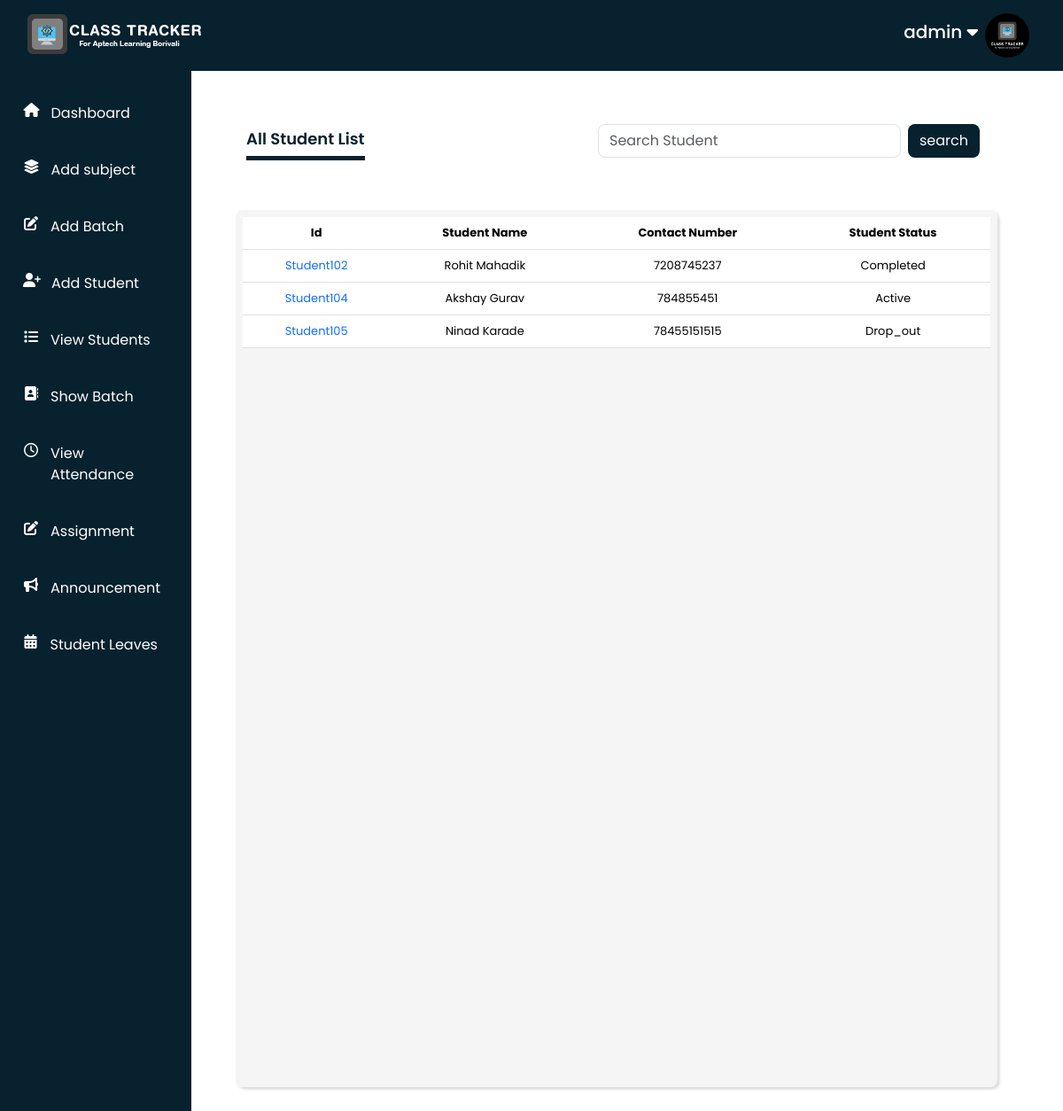
The page /teacher/viewallstudent/ (signed in) on the database its author committed.
### Teacher/models.py (models this page shows, shortened)
class AddStudent(models.Model):
    user = models.OneToOneField(User,on_delete=models.PROTECT,primary_key=True)
    student_id = models.CharField(max_length=100,unique=True)
    student_batch = models.ForeignKey(AddBatch,on_delete=models.SET_NULL,null=True,blank=True)
    student_name = models.CharField(max_length=100)
    student_number = models.PositiveIntegerField()
    student_gender = models.CharField(max_length=100)
    student_dob = models.DateField()
    student_address = models.CharField(max_length=300)
    student_image = models.ImageField(upload_to='profile_image',blank=True)
    student_status = models.CharField(max_length=100)

### Teacher/views.py (the view)
# urls.py: path('viewallstudent/', views.view_all_student,name='viewallstudent'),
def view_all_student(request):
    if request.user.is_authenticated and request.user.is_superuser == True:
        stud_data = AddStudent.objects.get(user=request.user)
        StudentInfo=AddStudent.objects.all()[1::]
    else:
        messages.success(request,"YOU DON'T HAVE AN ACCESS TO MANAGE THIS AUTHERITY")
        return redirect("access_denied")
    return render(request,"Teacher/view_all_student.html",{"studInfo":StudentInfo, 'stud_data':stud_data, 'name':request.user,})

### Teacher/templates/Teacher/view_all_student.html (shortened to what this page needs)
{% extends "Teacher/base.html" %}
{% load static %}
{% block content %}
<div class="list-student container">
    <h4 class="mt-3 pb-2 borderline textcolor">All Student List</h4>
    <form action="{% url "searchstudent" %}" method="POST" class="d-flex" novalidate>
      <input class="stud-name-input form-control rounded-3" type="text" placeholder="Search Student" id="search" name="search">
      <input class="stud-input-button btn buttoncolor rounded-3 mx-2" type="submit" value="search">
    </form>
</div>
<div class="all-student-list container formbgcolor p-2 formshadow mt-5 rounded-3">
    <div class="row">
          <div class="container">
            <table class="table table-hover">
              <thead>
                <tr class="text-center">
                  <th scope="col">Id</th>
                  <th scope="col">Student Name</th>
                  <th scope="col">Contact Number</th>
                  <th scope="col">Student Status</th>
                </tr>
              </thead>
              <tbody>
              {% for s in studInfo %}
              <tr>
              <td class="align-middle text-center"><a class="text-primary" href="{% url 'updatestudent' s.student_id %}">{{s.student_id}}</a></td>
              <td class="align-middle text-center">{{s.student_name}}</td>
              <td class="align-middle text-center">{{s.student_number}}</td>
              <td class="align-middle text-center">{{s.student_status}}</td>
              </tr>
              {% endfor %}
              </tbody>
            </table>
        </div>
</div>
{% endblock content %}

### Teacher/templates/Teacher/base.html (shortened to what this page needs)
{% load static %}
<html lang="en">
<head>
	<link rel="stylesheet" href="{% static 'Teacher/css/bootstrap.css' %}">
	<link rel="stylesheet" href="{% static 'Teacher/css/style.css' %}">
	<link rel="stylesheet" href="https://cdnjs.cloudflare.com/ajax/libs/font-awesome/6.6.0/css/all.min.css"/>
</head>
<body>
		<div class="dashboard">
			<div class="navbar">
				{% include "Teacher/navbar.html" %}
			</div>
			<div class="screen">
				<div class="sidebar">
					{% include "Teacher/sidebar.html" %}
				</div>
				<div class="main-block">
					{% block content %}
					{% endblock content %}
				</div>
			</div>
		</div>
</body>
</html>

### Teacher/templates/Teacher/navbar.html (shortened to what this page needs)
{% load static %}
<nav class="navbar-container">
	<div class="navbar-img"><img src="{% static "Teacher/images/Navbar-logo.png" %}" alt="" srcset=""></div>
	<div class="personal-info">
		<h2>{{name}}  <i class="fa-solid fa-caret-down"></i></h2>
		<div class="img-section mx-2">
			{% if stud_data.student_image %}
			<img src="{{stud_data.student_image.url}}" alt="">
			{% else %}
			<img src="{% static 'Teacher/images/user-default.png' %}" alt="Not Img">
			{% endif %}
		</div>
	</div>
</nav>

### Teacher/templates/Teacher/sidebar.html (shortened to what this page needs)
{% load static %}
<div class="start-box mt-3">
	{% if request.user.is_superuser == True %}
	<div class="link">
		<div class="nav-icon">
			<i class="fa-solid fa-house"></i>
		</div>
		<div class="nav-link">
			<a href="{% url 'dashboardteacher' %}" class="sidebar-links">Dashboard</a>
		</div>
	</div>
	<div class="link">
		<div class="nav-icon">
			<i class="fa-solid fa-layer-group"></i>
		</div>
		<div class="nav-link">
			<a href="{% url 'addsubject' %}" class="sidebar-links">Add subject</a>
		</div>
	</div>
	<div class="link">
		<div class="nav-icon">
			<i class="fa-solid fa-pen-to-square"></i>
		</div>
		<div class="nav-link">
			<a href="{% url 'addbatch' %}" class="sidebar-links">Add Batch</a>
		</div>
	</div>
	<div class="link">
		<div class="nav-icon">
			<i class="fa-solid fa-user-plus"></i>
		</div>
		<div class="nav-link">
			<a href="{% url 'addstudent' %}" class="sidebar-links">Add Student</a>
		</div>
	</div>
	<div class="link">
		<div class="nav-icon">
			<i class="fa-solid fa-list"></i>
		</div>
		<div class="nav-link">
			<a href="{% url 'viewallstudent' %}" class="sidebar-links">View Students</a>
		</div>
	</div>
	<div class="link">
		<div class="nav-icon">
			<i class="fa-solid fa-address-book"></i>
		</div>
		<div class="nav-link">
			<a href="{% url 'showbatch' %}" class="sidebar-links">Show Batch</a>
		</div>
	</div>
	<div class="link">
		<div class="nav-icon">
			<i class="fa-regular fa-clock"></i>
		</div>
		<div class="nav-link">
			<a href="{% url 'teacherviewattendance' %}" class="sidebar-links">View Attendance</a>
		</div>
	</div>
	<div class="link">
		<div class="nav-icon">
			<i class="fa-solid fa-pen-to-square"></i>
		</div>
		<div class="nav-link">
			<a href="{% url 'sendmessage' %}" class="sidebar-links">Assignment</a>
		</div>
	</div>
	<div class="link">
		<div class="nav-icon">
			<i class="fa-solid fa-bullhorn"></i>
		</div>
		<div class="nav-link">
			<a href="{% url 'makeannouncement' %}" class="sidebar-links">Announcement</a>
		</div>
	</div>
	<div class="link">
		<div class="nav-icon">
			<i class="fa-solid fa-calendar-days"></i>
		</div>
		<div class="nav-link">
			<a href="{% url 'allleaveapplication' %}" class="sidebar-links">Student Leaves</a>
		</div>
	</div>
	{% endif %}
</div>

### Teacher/static/Teacher/css/style.css (style rules this page uses)
* { margin: 0; padding: 0; box-sizing: border-box; }
body { font-family: "Poppins", sans-serif; overflow-x: hidden; font-style: normal; }
.borderline { border-bottom: 5px solid rgb(8, 33, 46); }
.textcolor { color:rgb(8, 33, 46) ; font-weight: 600; }
.buttoncolor { background-color: rgb(8, 33, 46); color: #fff; }
.formbgcolor { background-color:#f0f0f0a0; }
.formshadow { box-shadow: rgba(0, 0, 0, 0.15) 2.4px 2.4px 3.2px; }
a { text-decoration: none; color: black; }
.dashboard { max-width: 100vw; width: 100%; }
.screen { display: flex; height: 100%; }
.sidebar { width: 20%; height: 100%; background-color: rgb(8, 33, 46); display: flex; justify-content: space-between; flex-direction: column; }
.navbar { max-width: 100vw; width: 100%; height: 80px; padding: 0; background-color: rgb(8, 33, 46); color: #fff; }
.main-block { max-width: 80%; width: 100%; padding: 50px; position: relative; height: 100%; overflow-y: scroll; }
.navbar-container { width: 100%; height: 100%; display: flex; justify-content: space-between; align-items: center; padding: 30px; }
.navbar-container .navbar-img { width: 200px; height: 100px; }
.navbar-container .navbar-img img { width: 100%; height: 100%; }
.navbar-container .personal-info { display: flex; justify-content: space-between; align-items: center; height: 100%; cursor: pointer; }
.navbar-container .personal-info h2 { font-size: 20px; }
.navbar-container .personal-info .img-section { width: 50px; height: 50px; border-radius: 50%; margin-right: 20px; }
.navbar-container .personal-info .img-section img { width: 100%; height: 100%; object-fit: cover; border-radius: 50%; }
.link { display: block; display: flex; justify-content: space-around; padding: 20px; }
.link .nav-icon { color: #fff; font-size: 2rem; }
.sidebar a { text-decoration: none; font-size: 1.5rem; color: #fff; text-align: center; }
.link .nav-link { width: 75%; }
.list-student { display: flex; justify-content: space-between; align-items: center; }
.all-student-list { height: 90%; overflow-y: scroll; overflow-x: hidden; }
@media (max-width:1368px) { h4 { font-size: 18px; } }
@media (max-width:1368px) { .screen { display: flex; height: 150%; } }
@media (max-width:1368px) { .sidebar { width: 18%; height: 100%; } }
@media (max-width:1368px) { .sidebar a { font-size: 1rem; } }
@media (max-width:1368px) { .link .nav-icon { color: #fff; font-size: 1rem; } }
@media (max-width:1368px) { .task-list a,td { font-size: 13px; } }
@media (max-width:1368px) { .task-list a,th { font-size: 13px; } }

### rows shown on the page
AddStudent: student_image (picture)
AddStudent: student_id "Student102", student_name "Rohit Mahadik", student_number "7208745237", student_status "Completed"
AddStudent: student_id "Student104", student_name "Akshay Gurav", student_number "784855451", student_status "Active"
AddStudent: student_id "Student105", student_name "Ninad Karade", student_number "78455151515", student_status "Drop_out"

### other values the page prints
{{ name }} "admin"
